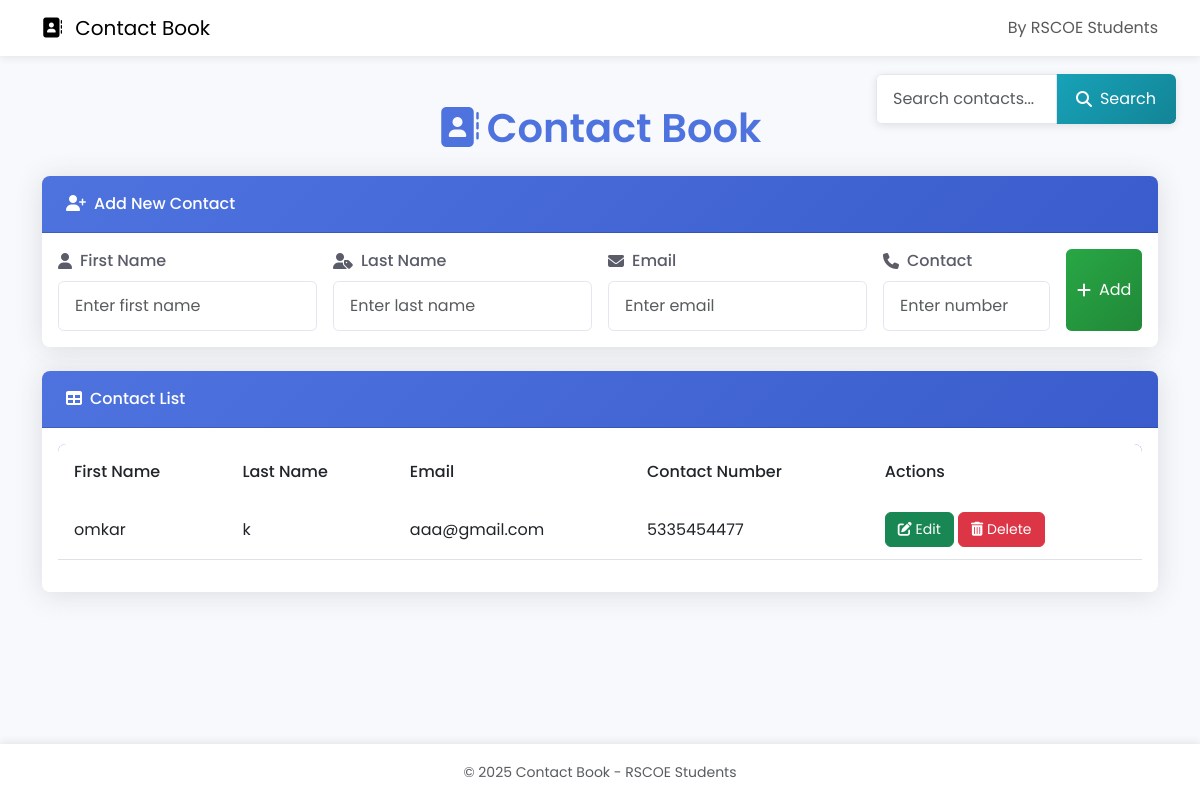
/, run on an earlier commit of the app's database.
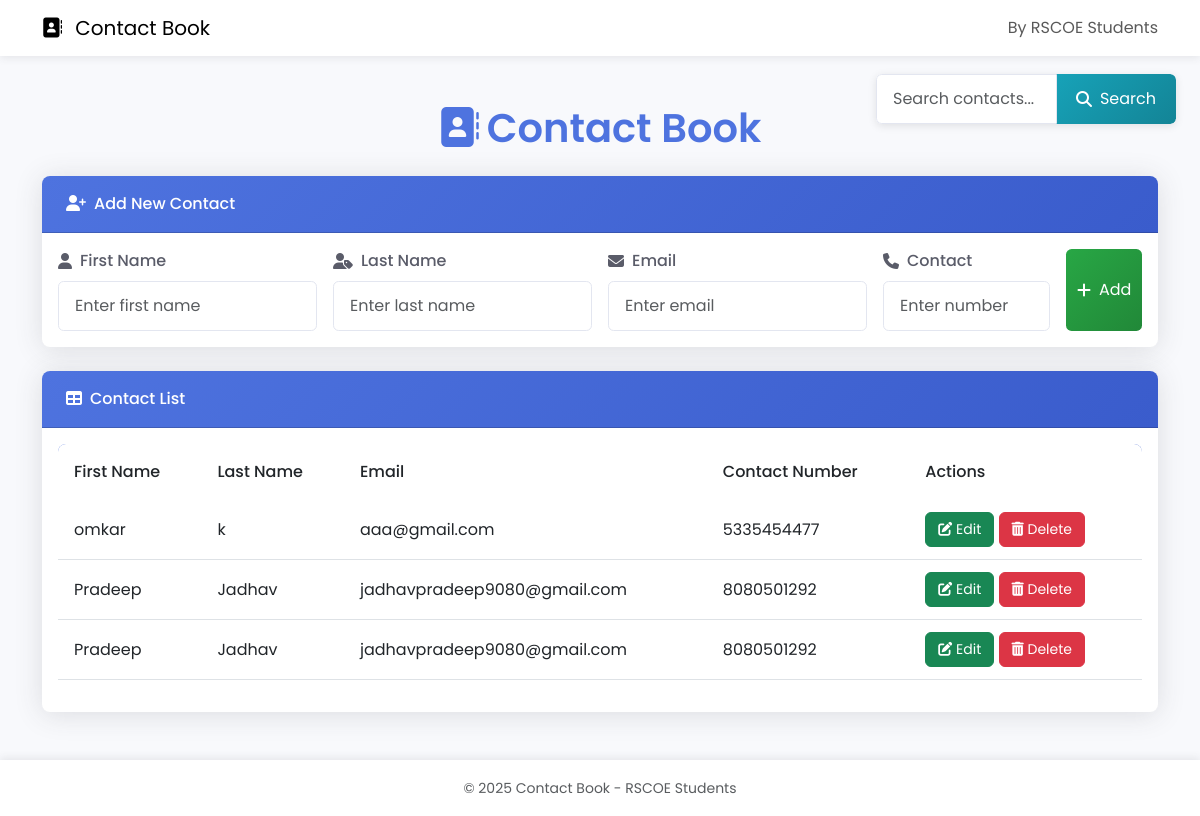
And on a later commit of the database.
### home/models.py (models this page shows)
class Contact(models.Model):
    FirstName=models.CharField(max_length=30)
    LastName=models.CharField(max_length=30)
    Email=models.EmailField()
    ContactNumber=models.CharField(max_length=10)

### home/views.py (the view, shortened to what this page needs)
# urls.py: path('', views.saveinfo, name='saveinfo'),
def saveinfo(request):
    Data = Contact.objects.all()
    return render(request,"index.html",{'Data':Data})

### templates/index.html (shortened to what this page needs)
{% load static %}
<!DOCTYPE html>
<html lang="en">
<head>
    <link href="https://cdn.jsdelivr.net/npm/bootstrap@5.3.0/dist/css/bootstrap.min.css" rel="stylesheet">
    <link rel="stylesheet" href="https://cdnjs.cloudflare.com/ajax/libs/font-awesome/6.4.0/css/all.min.css">
</head>
<body>
    <nav class="navbar navbar-expand-lg">
        <div class="container">
            <a class="navbar-brand" href="/index/">
                <i class="fas fa-address-book me-2"></i>
                Contact Book
            </a>
            <span class="navbar-text ms-auto">
                By RSCOE Students
            </span>
        </div>
    </nav>
    <div class="container py-4">
        <h1 class="header">
            <i class="fas fa-address-book me-2"></i>Contact Book
        </h1>
        <div class="search-container " style="margin-top: 50px;">
            <form method="get" action="/search" class="search-input-group input-group">
                <input type="tel" class="form-control search-input" id="query1"
                       placeholder="Search contacts..." name="query1">
                <button type="submit" class="btn-search">
                    <i class="fas fa-search"></i>
                    <span class="d-none d-sm-inline">Search</span>
                </button>
            </form>
        </div>
        <div class="card">
            <div class="card-header">
                <i class="fas fa-user-plus me-2"></i>Add New Contact
            </div>
            <div class="card-body">
                <form action="/saveinfo/" method="post" class="row g-3">
                    <div class="col-md-3">
                        <label for="firstname" class="form-label">
                            <i class="fas fa-user"></i> First Name
                        </label>
                        <input type="text" class="form-control" id="firstname"
                               placeholder="Enter first name" name="firstname" required>
                    </div>
                    <div class="col-md-3">
                        <label for="lastname" class="form-label">
                            <i class="fas fa-user-tag"></i> Last Name
                        </label>
                        <input type="text" class="form-control" id="lastname"
                               placeholder="Enter last name" name="lastname" required>
                    </div>
                    <div class="col-md-3">
                        <label for="email" class="form-label">
                            <i class="fas fa-envelope"></i> Email
                        </label>
                        <input type="email" class="form-control" id="email"
                               placeholder="Enter email" name="email" required>
                    </div>
                    <div class="col-md-2">
                        <label for="phone" class="form-label">
                            <i class="fas fa-phone"></i> Contact
                        </label>
                        <input type="tel" class="form-control" id="phone"
                               name="phone" placeholder="Enter number" required>
                    </div>
                    <div class="col-md-1 d-flex align-items-end">
                        <button type="submit" class="btn-add" aria-label="Add Contact">
                            <i class="fas fa-plus"></i>
                            <span class="d-none d-md-inline">Add</span>
                        </button>
                    </div>
                </form>
            </div>
        </div>
        <div class="card">
            <div class="card-header">
                <i class="fas fa-table me-2"></i>Contact List
            </div>
            <div class="card-body">
                <div class="table-responsive">
                    <table class="table table-hover">
                        <thead>
                            <tr>
                                <th>First Name</th>
                                <th>Last Name</th>
                                <th>Email</th>
                                <th>Contact Number</th>
                                <th>Actions</th>
                            </tr>
                        </thead>
                        <tbody>
                            {% for info in Data %}
                            <tr>
                                <td>{{ info.FirstName }}</td>
                                <td>{{ info.LastName }}</td>
                                <td>{{ info.Email }}</td>
                                <td>{{ info.ContactNumber }}</td>
                                <td class="action-btns">
                                    <a href="{% url 'edit' info.id %}" class="btn btn-success btn-action">
                                        <i class="fas fa-edit"></i> Edit
                                    </a>
                                    <a href="{% url 'delete' info.id %}" class="btn btn-danger btn-action">
                                        <i class="fas fa-trash-alt"></i> Delete
                                    </a>
                                </td>
                            </tr>
                            {% endfor %}
                        </tbody>
                    </table>
                </div>
            </div>
        </div>
    </div>
    <footer class="py-3">
        <div class="container text-center text-muted">
            <small>© {% now "Y" %} Contact Book - RSCOE Students</small>
        </div>
    </footer>
</body>
</html>

### templates/index.html (style rules this page uses)
:root { --primary-color: #4e73df; --primary-hover: #3a5ccc; --secondary-color: #f8f9fc; --text-color: #5a5c69; --success-color: #28a745; --success-hover: #218838; --info-color: #17a2b8; --info-hover: #138496; --danger-color: #dc3545; --border-color: #e3e6f0; --shadow: 0 0.15rem 1.75rem 0 rgba(58, 59, 69, 0.15); --transition: all 0.3s cubic-bezier(0.25, 0.8, 0.25, 1); }
body { font-family: 'Poppins', sans-serif; background-color: var(--secondary-color); color: var(--text-color); min-height: 100vh; display: flex; flex-direction: column; }
.header { text-align: center; margin: 1.5rem 0; color: var(--primary-color); font-weight: 600; }
.card { border: none; border-radius: 0.5rem; box-shadow: var(--shadow); margin-bottom: 1.5rem; overflow: hidden; transition: var(--transition); }
.card-header { background: linear-gradient(135deg, var(--primary-color), var(--primary-hover)); color: white; font-weight: 500; padding: 1rem 1.5rem; }
.btn-search { background: linear-gradient(135deg, var(--info-color), var(--info-hover)); border: none; color: white; padding: 0.5rem 1.25rem; border-radius: 0.35rem; transition: var(--transition); display: flex; align-items: center; justify-content: center; gap: 0.5rem; }
.btn-add { background: linear-gradient(135deg, var(--success-color), var(--success-hover)); border: none; color: white; padding: 0.75rem; border-radius: 0.35rem; transition: var(--transition); display: flex; align-items: center; justify-content: center; gap: 0.5rem; width: 100%; height: 100%; }
.search-container { position: absolute; top: 1.5rem; right: 1.5rem; width: 300px; }
.search-input-group { border-radius: 0.35rem; overflow: hidden; box-shadow: 0 2px 8px rgba(0, 0, 0, 0.1); }
.search-input { border: none; padding: 0.5rem 1rem; }
.form-label { font-weight: 500; margin-bottom: 0.5rem; color: var(--text-color); display: flex; align-items: center; gap: 0.5rem; }
.form-control { border: 1px solid var(--border-color); border-radius: 0.35rem; padding: 0.75rem 1rem; transition: var(--transition); }
.table-responsive { border-radius: 0.5rem; overflow: hidden; }
.table thead { background: linear-gradient(135deg, var(--primary-color), var(--primary-hover)); color: white; }
.table th { font-weight: 500; padding: 1rem; border-bottom-width: 0; }
.table td { vertical-align: middle; padding: 0.75rem 1rem; }
.table tbody tr { transition: var(--transition); }
.action-btns { white-space: nowrap; }
.btn-action { padding: 0.375rem 0.75rem; font-size: 0.875rem; transition: var(--transition); }
footer { background-color: white; box-shadow: 0 -0.15rem 0.5rem 0 rgba(58, 59, 69, 0.1); margin-top: auto; }
.navbar { background-color: white; box-shadow: 0 0.15rem 0.5rem 0 rgba(58, 59, 69, 0.1); }

What changed in the data, as far as the page shows it:
added Contact: FirstName "Pradeep", LastName "Jadhav", Email "jadhavpradeep9080@gmail.com", ContactNumber "8080501292"
added Contact: FirstName "Pradeep", LastName "Jadhav", Email "jadhavpradeep9080@gmail.com", ContactNumber "8080501292"
